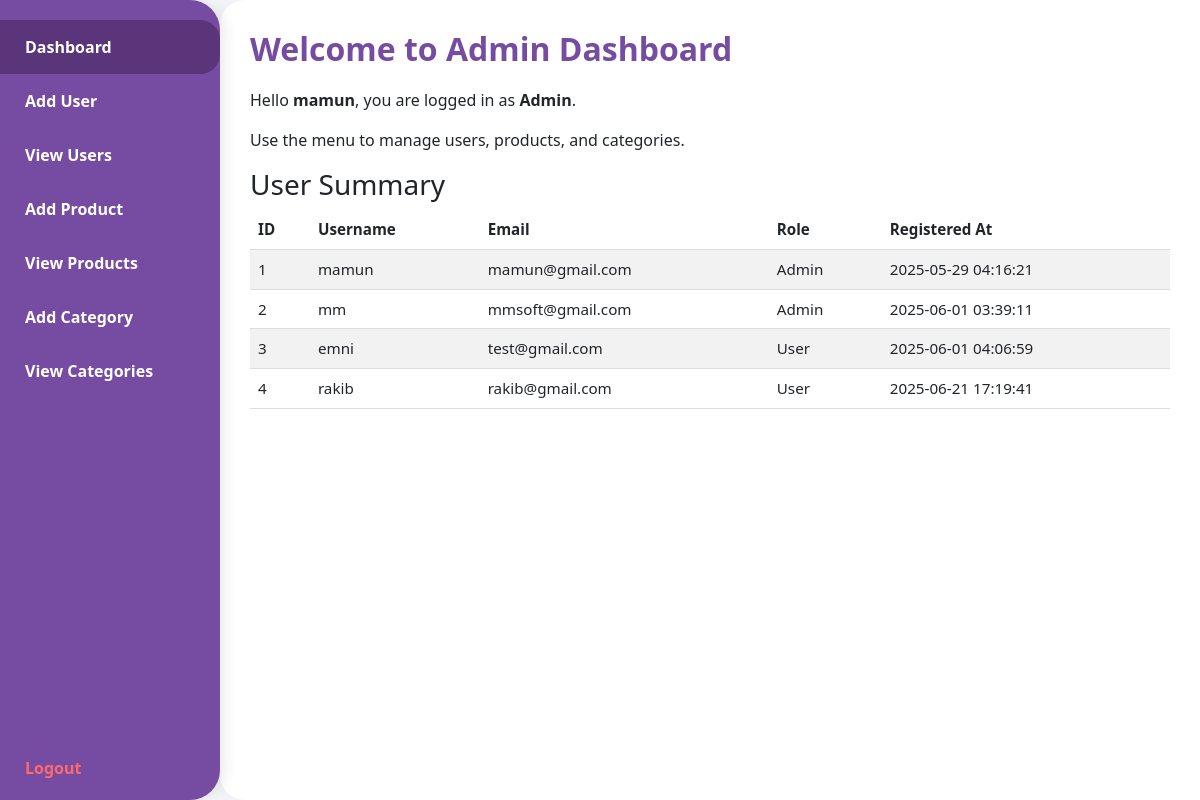
The page /DOC/DOC/combineproject/muntasir/log-rej-das/admin_dashboard.php (signed in) on the database its author committed.
### tables this page shows
CREATE TABLE `users` (
  `id` int(11) NOT NULL,
  `username` varchar(50) NOT NULL,
  `email` varchar(100) NOT NULL,
  `password` varchar(255) NOT NULL,
  `first_name` varchar(50) NOT NULL,
  `last_name` varchar(50) NOT NULL,
  `phone` varchar(20) DEFAULT NULL,
  `avatar` varchar(255) DEFAULT NULL,
  `role` enum('admin','user') DEFAULT 'user',
  `status` enum('active','inactive','banned') DEFAULT 'active',
  `email_verified_at` timestamp NULL DEFAULT NULL,
  `created_at` timestamp NOT NULL DEFAULT current_timestamp(),
  `updated_at` timestamp NOT NULL DEFAULT current_timestamp() ON UPDATE current_timestamp()
);

### DOC/DOC/combineproject/muntasir/log-rej-das/admin_dashboard.php (the view, shortened to what this page needs)
<?php
$db_host = 'localhost';
$db_user = 'root';
$db_pass = '';
$db_name = 'test_db';
$conn = new mysqli($db_host, $db_user, $db_pass, $db_name);
$active_page = "dashboard";
?>
<!DOCTYPE html>
<html lang="en">
<head>
    <link href="https://cdn.jsdelivr.net/npm/bootstrap@5.3.0/dist/css/bootstrap.min.css" rel="stylesheet" />
</head>
<body>
    <nav class="sidebar" aria-label="Admin Sidebar Navigation">
        <a href="?page=dashboard" class="<?php echo ($active_page === 'dashboard') ? 'active' : ''; ?>" aria-current="<?php echo ($active_page === 'dashboard') ? 'page' : ''; ?>">Dashboard</a>
        <a href="?page=add_user" class="<?php echo ($active_page === 'add_user') ? 'active' : ''; ?>">Add User</a>
        <a href="?page=view_users" class="<?php echo ($active_page === 'view_users') ? 'active' : ''; ?>">View Users</a>
        <a href="?page=add_product" class="<?php echo ($active_page === 'add_product') ? 'active' : ''; ?>">Add Product</a>
        <a href="?page=view_products" class="<?php echo ($active_page === 'view_products') ? 'active' : ''; ?>">View Products</a>
        <a href="?page=add_category" class="<?php echo ($active_page === 'add_category') ? 'active' : ''; ?>">Add Category</a>
        <a href="?page=view_categories" class="<?php echo ($active_page === 'view_categories') ? 'active' : ''; ?>">View Categories</a>
        <a href="?action=logout" class="logout-link">Logout</a>
    </nav>
    <main class="main-content">
<?php if ($active_page === 'dashboard'): ?>
    <h2>Welcome to Admin Dashboard</h2>
    <p>Hello <strong><?php echo htmlspecialchars($_SESSION["username"]); ?></strong>, you are logged in as <strong>Admin</strong>.</p>
    <p>Use the menu to manage users, products, and categories.</p>
    <h3>User Summary</h3>
    <?php
    $result = $conn->query("SELECT id, username, email, role, created_at FROM users ORDER BY id ASC LIMIT 5");
    if ($result && $result->num_rows > 0):
    ?>
        <div class="table-responsive">
            <table class="table table-striped table-hover">
                <thead>
                    <tr>
                        <th>ID</th>
                        <th>Username</th>
                        <th>Email</th>
                        <th>Role</th>
                        <th>Registered At</th>
                    </tr>
                </thead>
                <tbody>
                    <?php while ($row = $result->fetch_assoc()): ?>
                        <tr>
                            <td><?php echo htmlspecialchars($row['id']); ?></td>
                            <td><?php echo htmlspecialchars($row['username']); ?></td>
                            <td><?php echo htmlspecialchars($row['email']); ?></td>
                            <td><?php echo htmlspecialchars(ucfirst($row['role'])); ?></td>
                            <td><?php echo htmlspecialchars($row['created_at']); ?></td>
                        </tr>
                    <?php endwhile; ?>
                </tbody>
            </table>
        </div>
    <?php else: ?>
        <p>No users found.</p>
<?php endif; ?>
        <?php endif; ?>
    </main>
</body>
</html>

### DOC/DOC/combineproject/muntasir/log-rej-das/admin_dashboard.php (style rules this page uses)
body, html { height: 100%; margin: 0; font-family: 'Segoe UI', Tahoma, Geneva, Verdana, sans-serif; background: #f5f7fa; }
.sidebar { height: 100vh; width: 220px; background-color: #764ba2; color: white; position: fixed; top: 0; left: 0; overflow-x: hidden; padding-top: 20px; display: flex; flex-direction: column; justify-content: flex-start; border-radius: 0 30px 30px 0; box-shadow: 3px 0 15px rgba(0,0,0,0.1); }
.sidebar a { padding: 15px 25px; text-decoration: none; font-size: 1rem; color: white; display: block; font-weight: 600; transition: background-color 0.3s ease; border-radius: 0 20px 20px 0; }
.sidebar a:hover, .sidebar a.active { background-color: #5a357a; }
.sidebar .logout-link { margin-top: auto; padding-bottom: 20px; color: #ff6b6b; font-weight: 700; }
.main-content { margin-left: 220px; padding: 30px; max-width: calc(100% - 220px); min-height: 100vh; background: white; border-radius: 25px 0 0 25px; box-shadow: 0 0 20px rgba(0,0,0,0.05); overflow-y: auto; }
h2 { color: #764ba2; font-weight: 700; margin-bottom: 20px; }
table { width: 100%; border-collapse: collapse; font-size: 0.95rem; }
thead { background-color: #764ba2; color: white; }
th, td { padding: 12px 15px; border-bottom: 1px solid #ddd; text-align: left; }

### rows shown on the page
users: id "1", username "mamun", email "mamun@gmail.com", role "Admin", created_at "2025-05-29 04:16:21"
users: id "2", username "mm", email "mmsoft@gmail.com", role "Admin", created_at "2025-06-01 03:39:11"
users: id "3", username "emni", email "test@gmail.com", role "User", created_at "2025-06-01 04:06:59"
users: id "4", username "rakib", email "rakib@gmail.com", role "User", created_at "2025-06-21 17:19:41"

### other values the page prints
$_SESSION["username"] "mamun"
